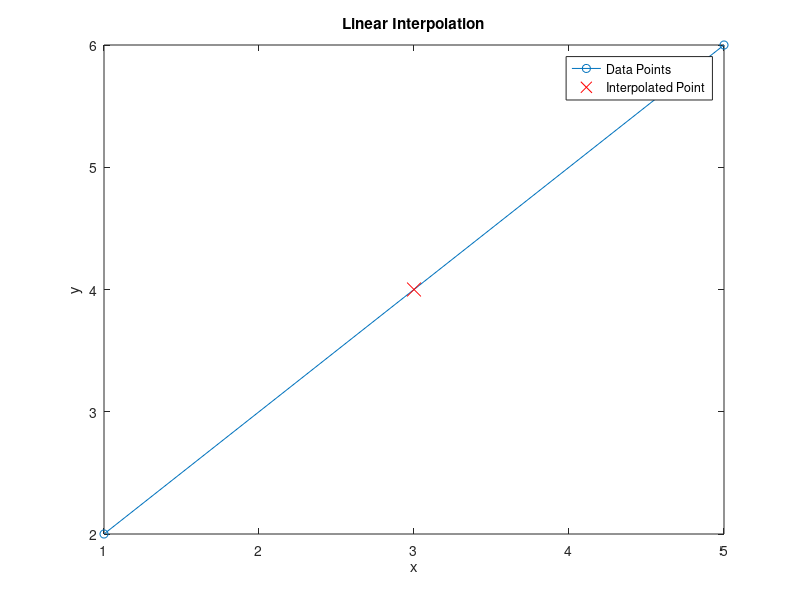
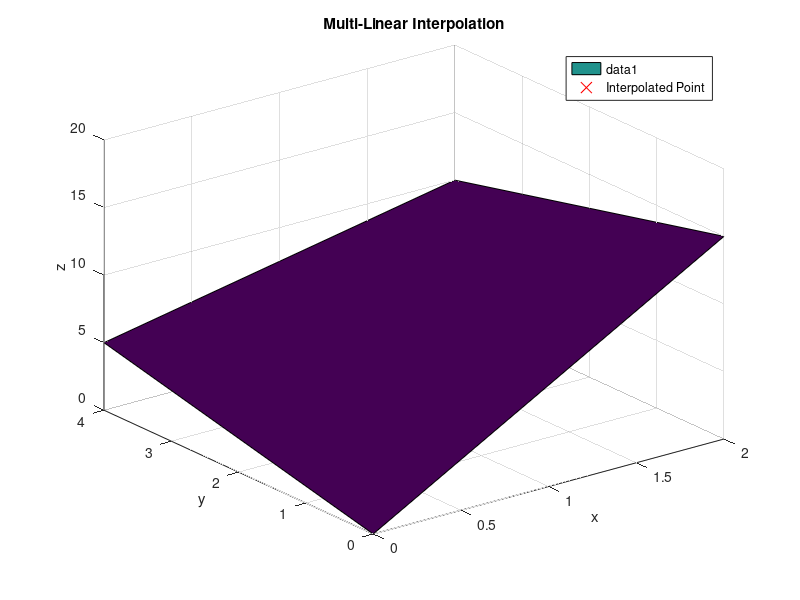
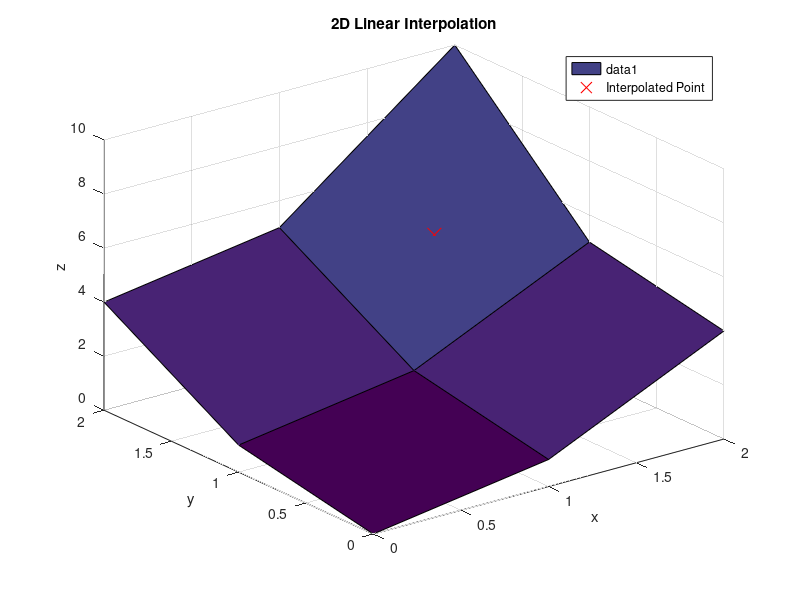

Reproduce these figures in MATLAB, in order. (Note: this script raises an error after producing the figures.)
% This script covers examples of linear and multi-linear interpolation
% using MATLAB. 
% Author: Ilona Date: 19 July 2024 Version: 1.0

%% Linear Interpolation Example
% Define the known data points
x = [1, 5];  % Independent variable
y = [2, 6];  % Dependent variable

% Point to interpolate
xi = 3;  

% Interpolate using interp1
yi = interp1(x, y, xi);

% Manual calculation for verification
m = (y(2) - y(1)) / (x(2) - x(1));  % Slope
y_chk1 = y(1) + m * (xi - x(1));    % y-value at xi using point-slope form
y_chk2 = y(2) + m * (xi - x(2));    % Another check using point-slope form

% Display the results
disp('Linear Interpolation Example:');
disp(['Interpolated value at xi = ', num2str(xi), ' is yi = ', num2str(yi)]);
disp(['Manual check value 1: ', num2str(y_chk1)]);
disp(['Manual check value 2: ', num2str(y_chk2)]);

% Plot the results
figure;
plot(x, y, 'o-', 'DisplayName', 'Data Points');
hold on;
plot(xi, yi, 'rx', 'MarkerSize', 10, 'DisplayName', 'Interpolated Point');
title('Linear Interpolation');
xlabel('x');
ylabel('y');
legend;

%% Multi-Linear Interpolation Example
% Define the known corner points and their values
x1 = [0, 2, 2, 0];
y1 = [0, 0, 4, 4];
z1 = [0, 15, 10, 5];

% Point to interpolate
xi = 1; 
yi = 2;

% Interpolation in x direction
z_x1 = interp1([x1(1), x1(2)], [z1(1), z1(2)], xi);
z_x2 = interp1([x1(3), x1(4)], [z1(3), z1(4)], xi);

% Interpolation in y direction using the results from x direction
zi = interp1([y1(1), y1(3)], [z_x1, z_x2], yi);

% Display the result
disp('Multi-Linear Interpolation Example:');
disp(['Interpolated value at (xi, yi) = (', num2str(xi), ', ', num2str(yi), ') is zi = ', num2str(zi)]);

% Plot the results
figure;
[X, Y] = meshgrid([x1(1), x1(2)], [y1(1), y1(3)]);
Z = [z1(1), z1(2); z1(4), z1(3)];
surf(X, Y, Z);
hold on;
plot3(xi, yi, zi, 'rx', 'MarkerSize', 10, 'DisplayName', 'Interpolated Point');
title('Multi-Linear Interpolation');
xlabel('x');
ylabel('y');
zlabel('z');
legend;

%% 2D Linear Interpolation Example
% Define the grid and corresponding values
x2 = [0, 1, 2];
y2 = [0, 1, 2];
[X2, Y2] = meshgrid(x2, y2);
Z2 = [0, 1, 4; 1, 2, 5; 4, 5, 10];

% Point to interpolate
xi2 = 1.5;
yi2 = 1.5;

% Interpolate using griddata
zi2 = griddata(X2, Y2, Z2, xi2, yi2);

% Display the result
disp('2D Linear Interpolation Example:');
disp(['Interpolated value at (xi2, yi2) = (', num2str(xi2), ', ', num2str(yi2), ') is zi2 = ', num2str(zi2)]);

% Plot the results
figure;
surf(X2, Y2, Z2);
hold on;
plot3(xi2, yi2, zi2, 'rx', 'MarkerSize', 10, 'DisplayName', 'Interpolated Point');
title('2D Linear Interpolation');
xlabel('x');
ylabel('y');
zlabel('z');
legend;

%% 3D Linear Interpolation Example
% Define scattered points and their values
x3 = [0, 1, 2, 1, 2, 0, 2, 1];
y3 = [0, 1, 0, 1, 2, 2, 1, 1];
z3 = [0, 2, 1, 3, 4, 5, 3, 2];
v3 = [0, 15, 10, 5, 20, 25, 30, 35];

% Point to interpolate
xi3 = 1.5;
yi3 = 1.5;
zi3 = 1.5;

% Interpolate using scatteredInterpolant
F = scatteredInterpolant(x3', y3', z3', v3');
vi3 = F(xi3, yi3, zi3);

% Display the result
disp('3D Linear Interpolation Example:');
disp(['Interpolated value at (xi3, yi3, zi3) = (', num2str(xi3), ', ', num2str(yi3), ', ', num2str(zi3), ') is vi3 = ', num2str(vi3)]);

% Plot the results
figure;
scatter3(x3, y3, z3, 100, v3, 'filled');
hold on;
plot3(xi3, yi3, zi3, 'rx', 'MarkerSize', 10, 'DisplayName', 'Interpolated Point');
title('3D Linear Interpolation');
xlabel('x');
ylabel('y');
zlabel('z');
colorbar;
legend;
